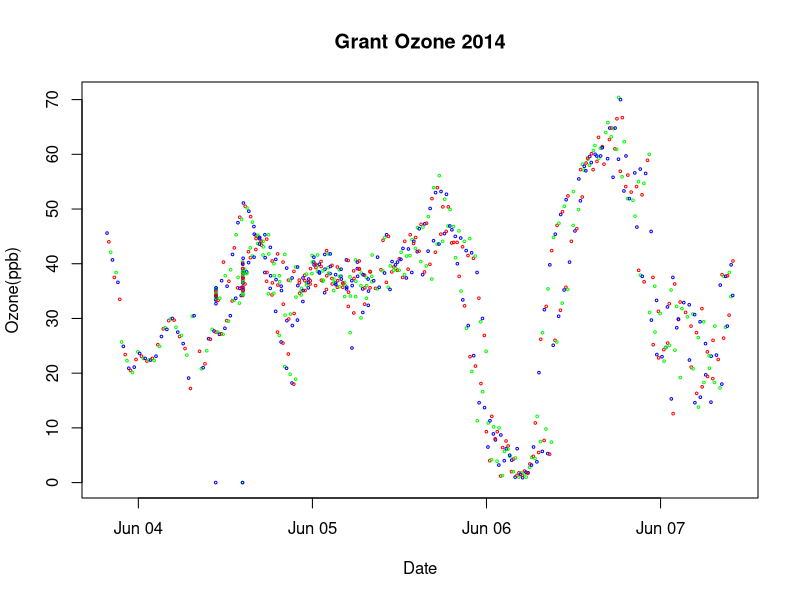

Write R code to recreate this figure.
data14<-read.csv("Ozone Data 2014.csv")
testingdata<-data14[(data14$RH<101)&(data14$Ozone<1000 & data14$Ozone>=0)&(data14$WindSpeed<=100),]
testingdata$Rdate=as.POSIXct(testingdata$InstrumentDT,format="%m/%d/%Y %H:%M:%S")
#plot(testingdata$Ozone~testingdata$Rdate)
Grant<-testingdata[testingdata$Latitude==38.325623,]
Planetarium<-testingdata[testingdata$Latitude==38.632801,]
SWIC<-testingdata[testingdata$Latitude==38.310413,]
#summary(Grant)
starttime=as.POSIXct('2014-06-01 10:00:00')
endtime=as.POSIXct('2014-06-07 10:00:00')
plot(testingdata[testingdata$Rdate>starttime & testingdata$Rdate<endtime,'Ozone']~testingdata[testingdata$Rdate>starttime & testingdata$Rdate<endtime,'Rdate'],
     type="p",cex = .35, col= c('blue','red','green'),
     xlab="Date",ylab="Ozone(ppb)",main="Grant Ozone 2014")

testingdata$Ozone[testingdata$Rdate>starttime & testingdata$Rdate<endtime]
as.POSIXct('2015-05-01 10:00:00')<as.POSIXct('2015-06-01 10:00:00')
